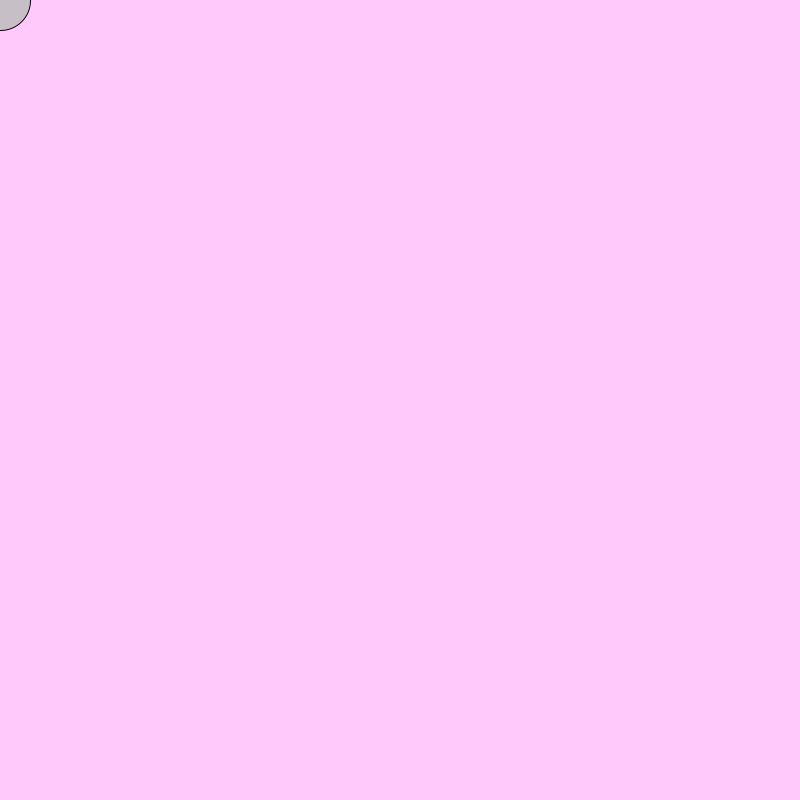
Frame 1 (no input)
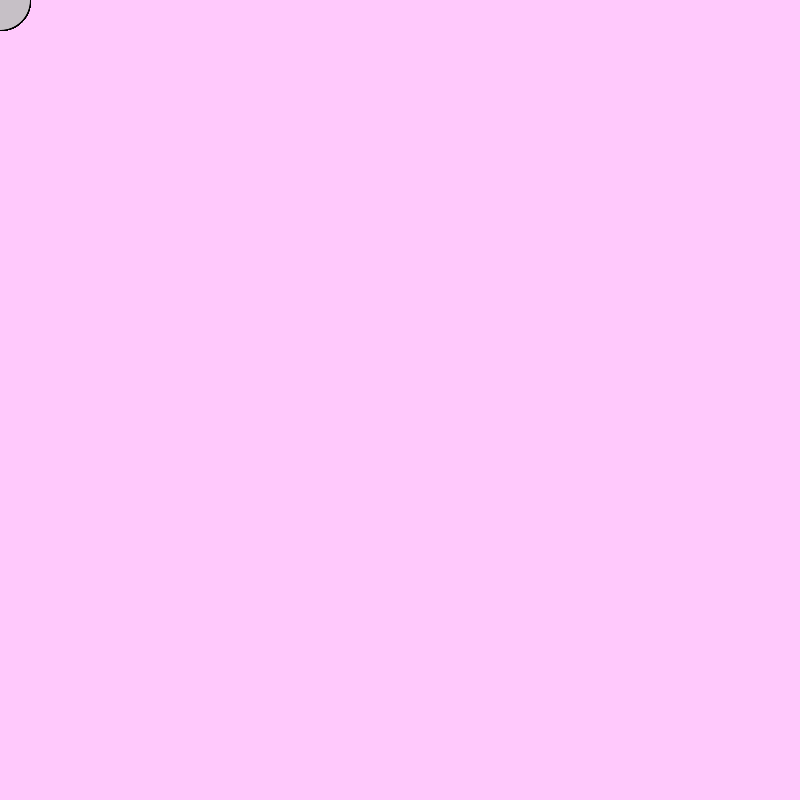
Frame 60 (the mouse pressed at the canvas centre just before this capture)
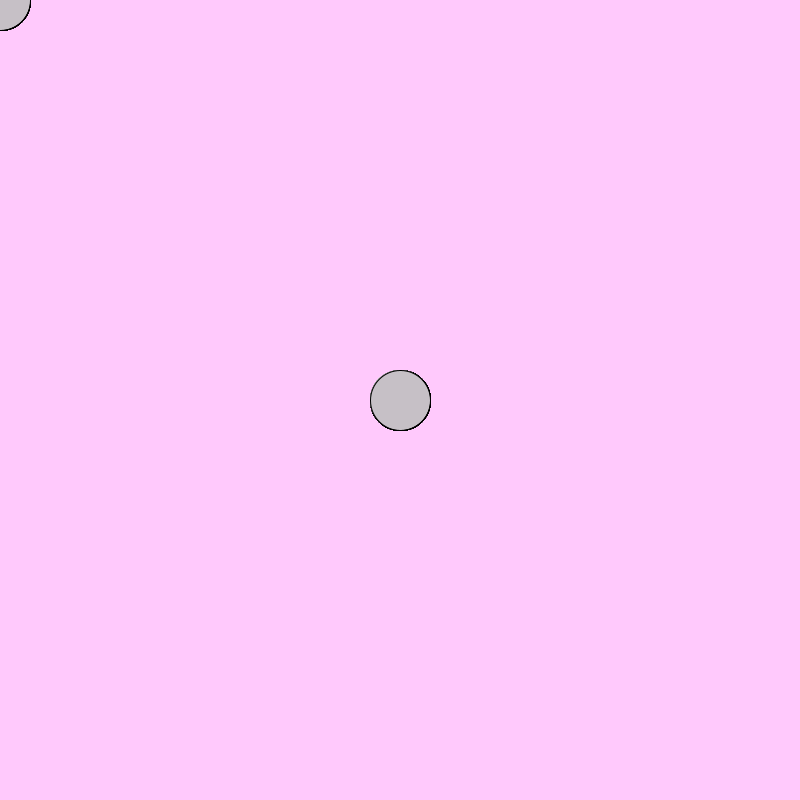
Frame 120 (the mouse held since frame 60 and released just before this capture)

The Processing sketch that drew these frames (run headless with seeded random() and noise(); from frame 60 on, the mouse is pressed at the canvas centre):

// Processing sketch: sketch_190604a
// ── sketch_190604a.pde
void setup () {
  size (800,800) ;
  background(255,201,252);
}

void draw (){
  
  if(mouseY >400){
      fill (255,255,255);
      ellipse (mouseX, mouseY, 60, 60);
      stroke (150, 150, 150);
}

  else {
    fill (198, 192, 198);
    ellipse (mouseX, mouseY, 60, 60);
  }
}
      
